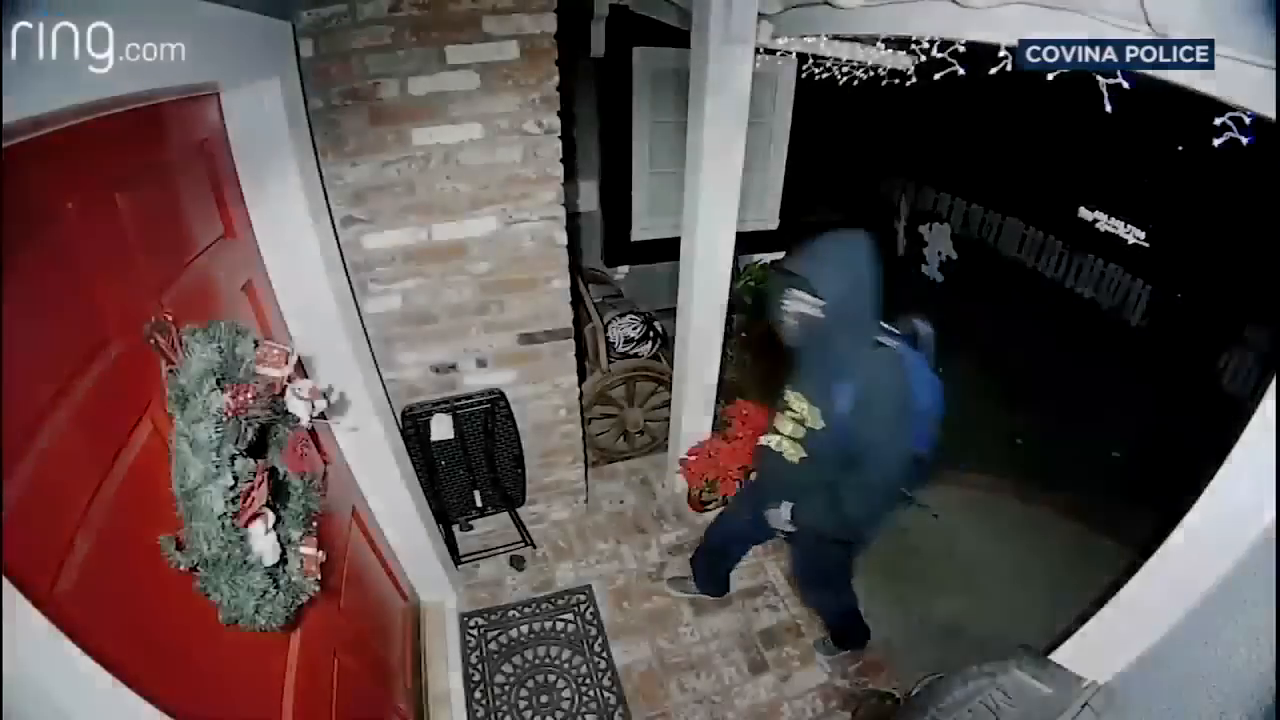
#> input picture frame 60 of video7.mp4, 1280 x 720 px
$ python detector4.py
#> lines starting #> are read from the running program, lines starting #| are printed output that depends on the picture; after the words box and inside, x2 and y2 are one past the last pixel; in counts of white or black regions, pixels touching at a corner belong together
import os

import numpy as np
import cv2
import matplotlib.pyplot as plt
import pandas as pd
# [18 lines left out: function click_event, not called in this run]
        #cv2.waitKey(1)

global draw, frame1, rect
draw = 0
vcap = cv2.VideoCapture("video7.mp4")
ret, frame1 = vcap.read()
#> frame1 is the input picture: shape (720, 1280, 3); mean B, G, R 75.4, 75.5, 87.8
rect = 0, 0, frame1.shape[1], frame1.shape[0]
#> rect = (0, 0, 1280, 720)
cv2.imshow("frame", frame1)
cv2.setMouseCallback('frame', click_event)
cv2.waitKey(0)
cv2.destroyWindow('frame')

# you can set custom kernel size if you want
kernel = np.ones((10,10),np.uint8)

# initilize background subtractor object (1)
backSub = cv2.createBackgroundSubtractorMOG2(detectShadows=True, varThreshold=50, history=2800)

# Noise filter threshold
thresh = 1500

while (1):
    ret, frame = vcap.read()
    if not ret:
        break
    forbid = frame[rect[1]:rect[3], rect[0]:rect[2]]
    # Apply background subtraction, isolating moving objects (displayed as white) (2)
    fgmask = backSub.apply(forbid)
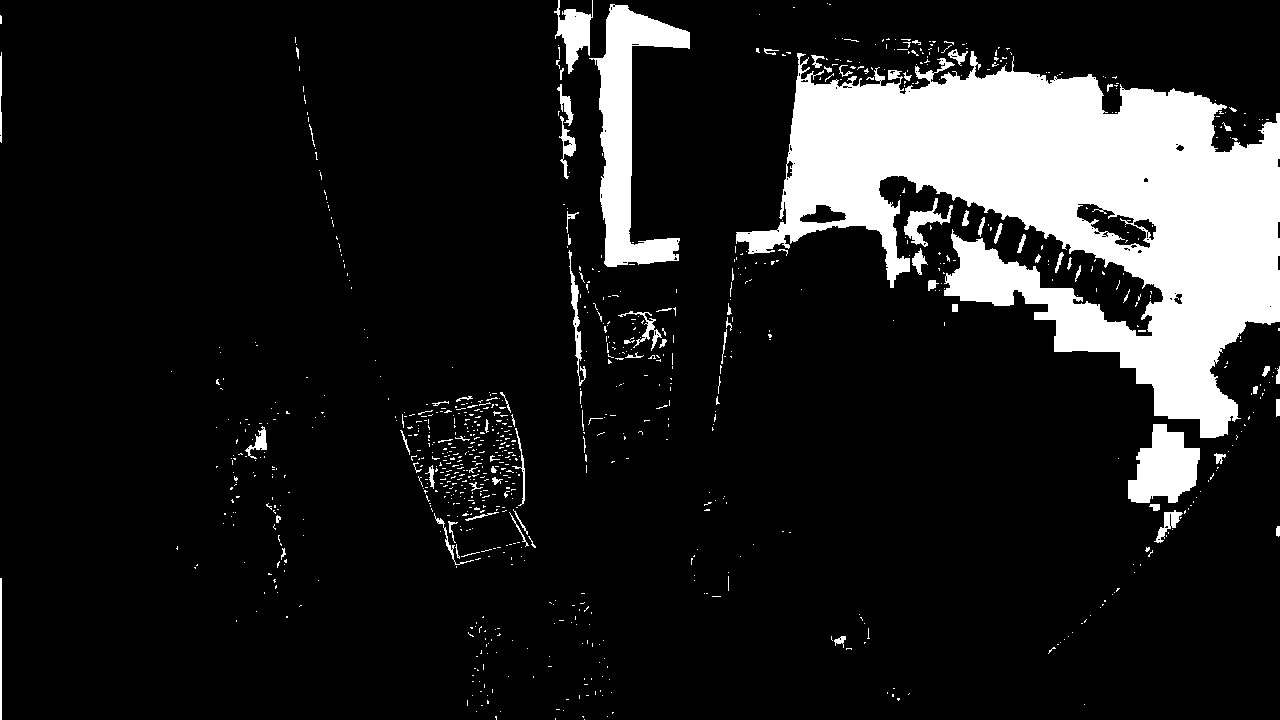
#> fgmask: shape (720, 1280); values 127 (black) and 255 (white), 13.1% white; 919 white regions (834 under 20 px), largest, box (x1, y1, x2, y2) and area: (736, 51, 1280, 438) 95845, (589, 4, 690, 267) 9887, (1128, 424, 1200, 503) 3764

    # Get rid of the shadows (3)
    ret, fgmask = cv2.threshold(fgmask, 250, 255, cv2.THRESH_BINARY)

    # Apply some morphological operations to make sure you have a good mask (4)
    fgmask = cv2.erode(fgmask, kernel, 200)
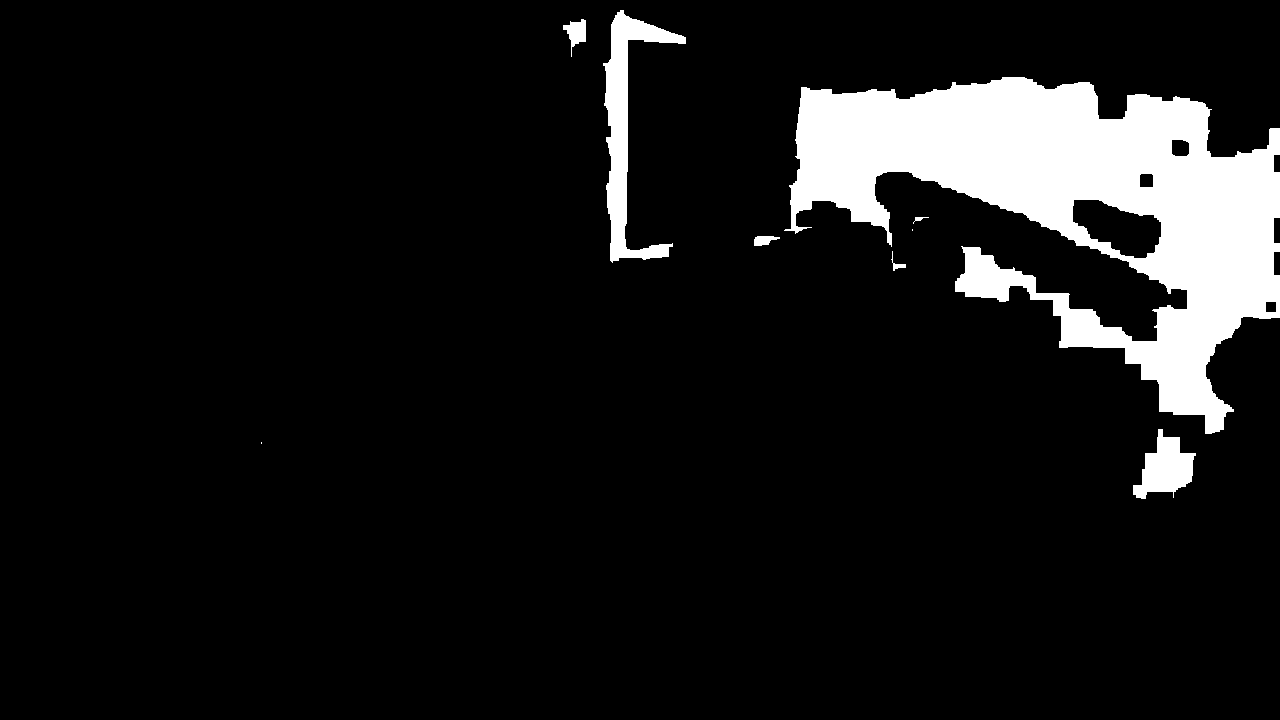
#> fgmask: shape (720, 1280); 9.3% white; 9 white regions (2 under 20 px)
    #fgmask = cv2.dilate(fgmask, kernel, iterations=4)

    # Detect contours in the frame (5)
    contours, hierarchy = cv2.findContours(fgmask, cv2.RETR_EXTERNAL, cv2.CHAIN_APPROX_SIMPLE)
#> contours = 9 contours, 3 with area under 20; largest, box (x1, y1, x2, y2) and area: (784, 77, 1280, 434) 79052, (603, 10, 686, 263) 5575, (1133, 429, 1196, 499) 2270, (563, 19, 586, 57) 366, (754, 236, 780, 246) 146, (891, 251, 906, 271) 46

    if contours:

        # Get the maximum contour
        cnt = max(contours, key=cv2.contourArea)
#> cnt = contour of 761 points, box (x1, y1, x2, y2) (784, 77, 1280, 434), area 79052

        # make sure the contour area is somewhat hihger than some threshold to make sure its a person and not some noise.
        if cv2.contourArea(cnt) > thresh:

            # Draw a bounding box around the person and label it as person detected (6)
            x, y, w, h = cv2.boundingRect(cnt)
#> x = 784; y = 77; w = 496; h = 357
            cv2.rectangle(forbid, (x, y), (x + w, y + h), (0, 0, 255), 2)
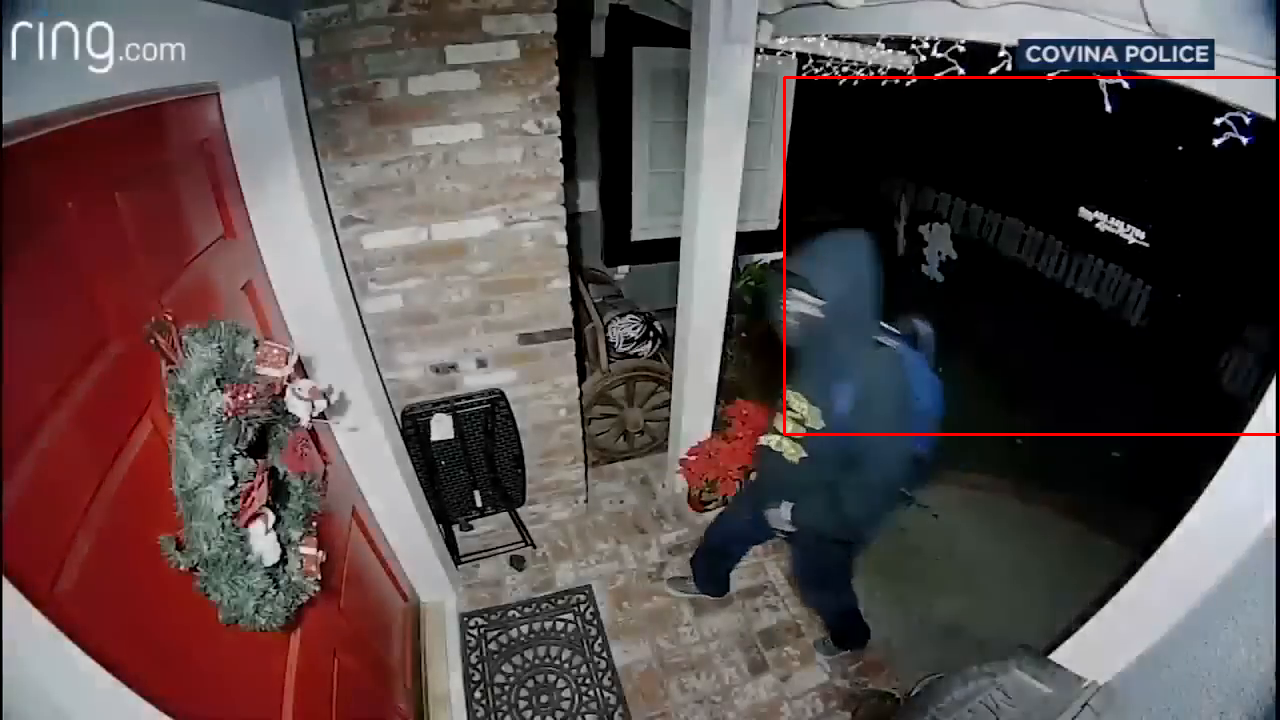
#> forbid: shape (720, 1280, 3); mean B, G, R 74.8, 74.9, 88.3
            cv2.putText(forbid, 'Person Detected', (x, y - 10), cv2.FONT_HERSHEY_SIMPLEX, 0.3, (0, 255, 0), 1,
                        cv2.LINE_AA)
#> forbid: shape (720, 1280, 3); 0.05% of pixels changed, all inside (x1, y1, x2, y2) = (784, 60, 863, 69)

    # Stack both frames and show the image
    fgmask_3 = cv2.cvtColor(fgmask, cv2.COLOR_GRAY2BGR)
#> fgmask_3: shape (720, 1280, 3); 9.3% white; 9 white regions (2 under 20 px), largest, box (x1, y1, x2, y2) and area: (784, 77, 1280, 434) 76627, (603, 10, 686, 263) 5943, (1133, 429, 1196, 499) 2397
    cv2.imshow('Res', frame)
    #cv2.imshow('Res', fgmask_3)
    #stacked = np.hstack((fgmask_3, frame))
    #cv2.imshow('Combined', cv2.resize(stacked, None, fx=0.65, fy=0.65))

    if cv2.waitKey(30) == ord('q'):
#> (key q is pressed here)
        break

vcap.release()
cv2.destroyAllWindows()

$ run again, starting later in the video
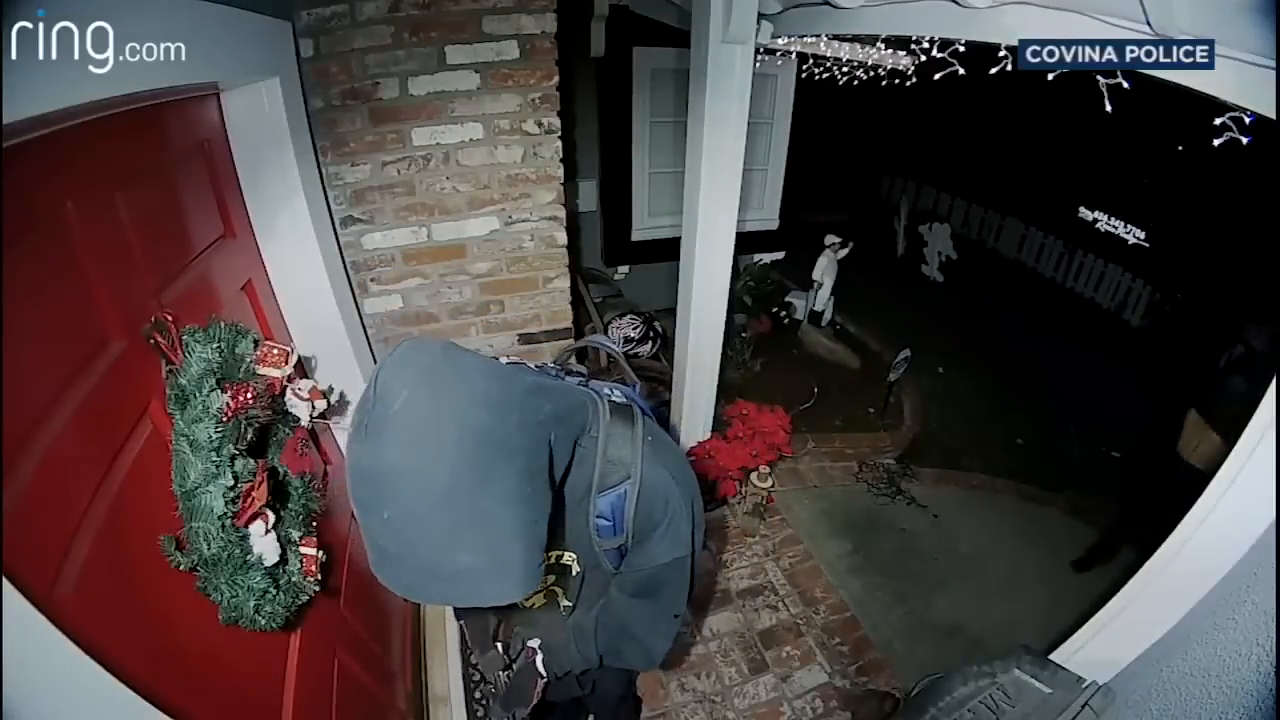
#> input picture frame 270 of video7.mp4, 1280 x 720 px
#> frame1 is the input picture: shape (720, 1280, 3); mean B, G, R 66.2, 65.4, 72.1
#> `fgmask = cv2.erode(fgmask, kernel, 200)`:
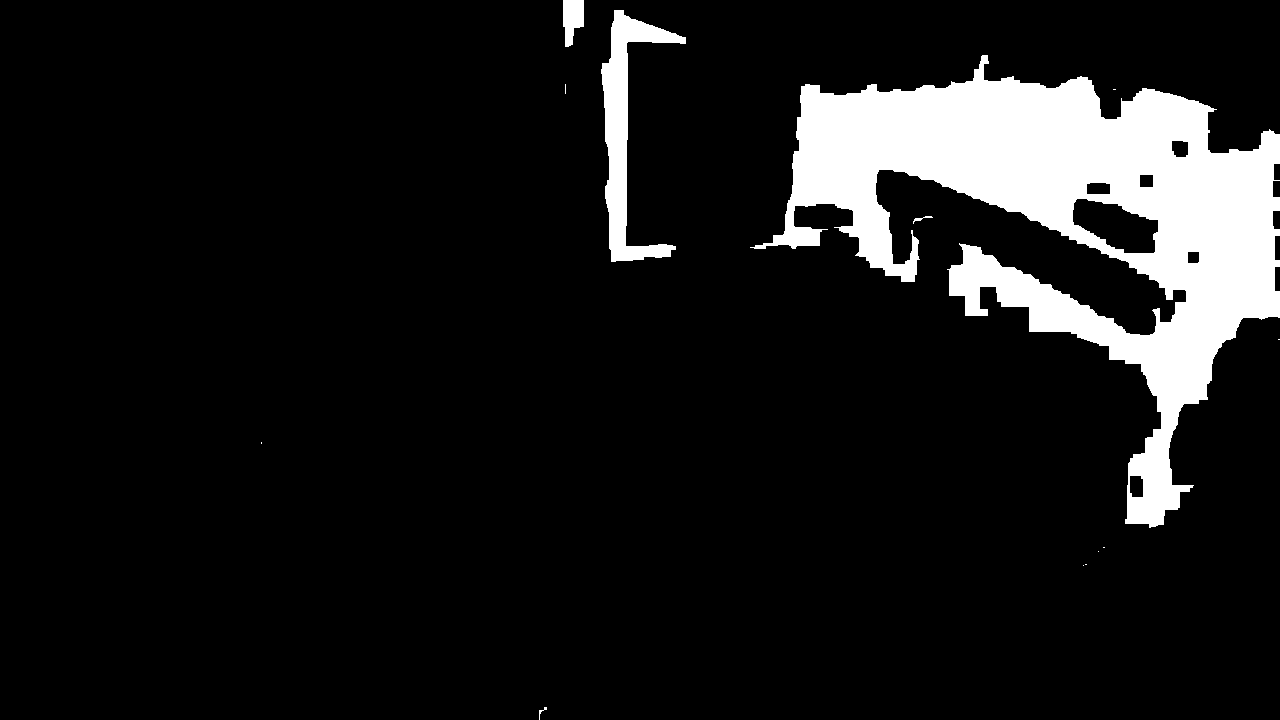
#> fgmask: shape (720, 1280); 10.2% white; 13 white regions (8 under 20 px)
#> contours = 13 contours, 9 with area under 20; largest, box (x1, y1, x2, y2) and area: (750, 55, 1280, 528) 88743, (601, 10, 686, 262) 6104, (563, 0, 584, 47) 672, (913, 216, 933, 224) 22
#> cnt = contour of 935 points, box (x1, y1, x2, y2) (750, 55, 1280, 528), area 88743
#> x = 750; y = 55; w = 530; h = 473
#> `cv2.rectangle(forbid, (x, y), (x + w, y + h), (0, 0, 255), 2)`:
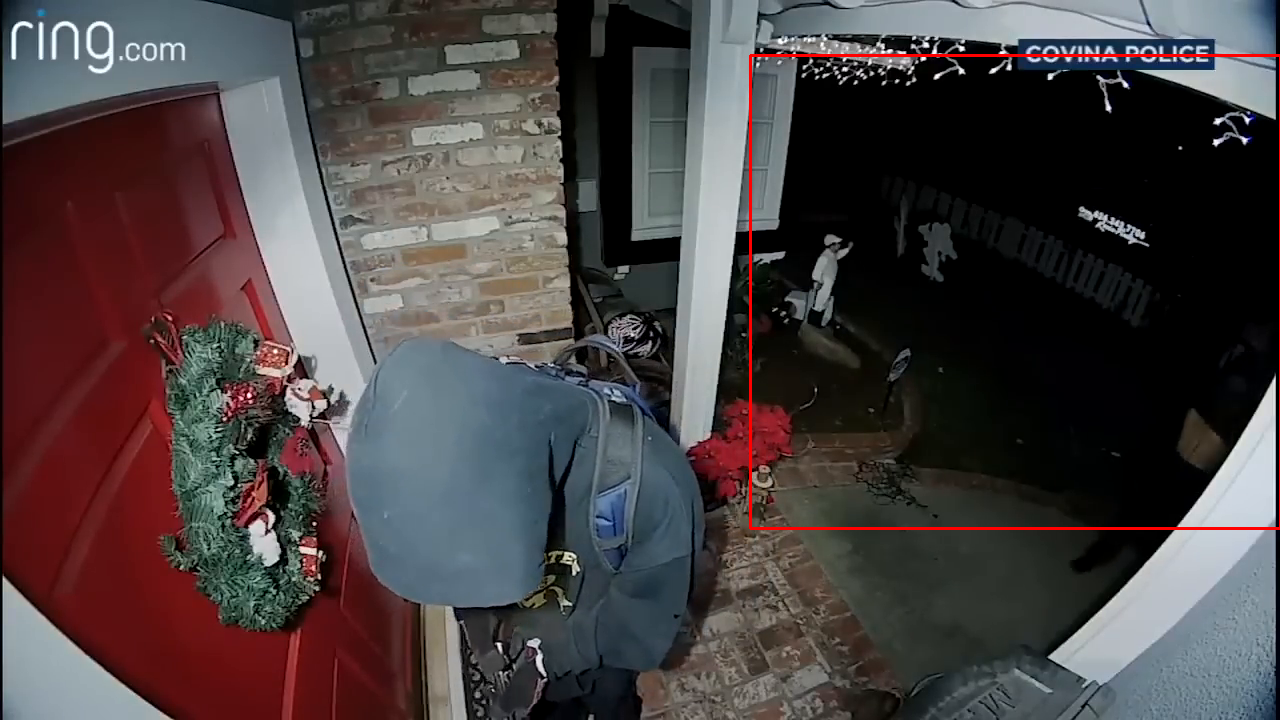
#> forbid: shape (720, 1280, 3); mean B, G, R 65.8, 65, 73.1
#> fgmask_3: shape (720, 1280, 3); 10.2% white; 13 white regions (8 under 20 px), largest, box (x1, y1, x2, y2) and area: (750, 55, 1280, 528) 86451, (601, 10, 686, 262) 6468, (563, 0, 584, 47) 736, (913, 216, 933, 224) 44, (539, 707, 547, 720) 27

$ run again, starting later in the video
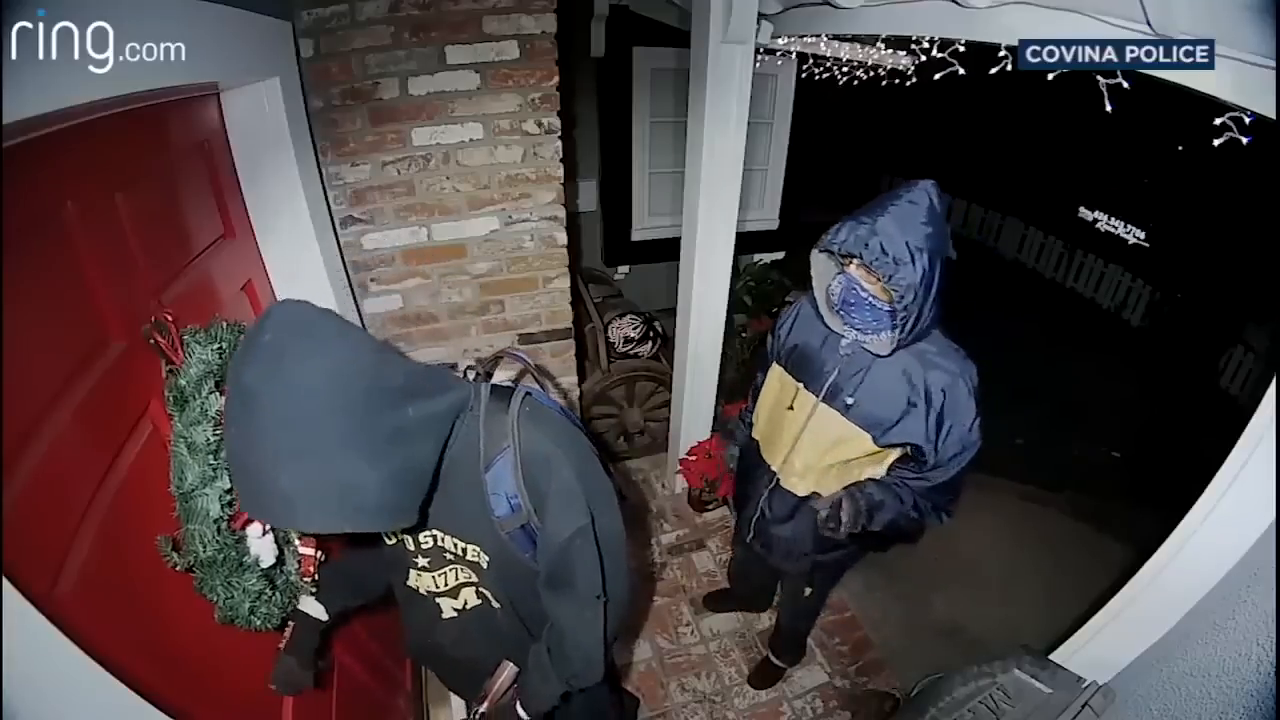
#> input picture frame 480 of video7.mp4, 1280 x 720 px
#> frame1 is the input picture: shape (720, 1280, 3); mean B, G, R 68.1, 65.7, 74.2
#> `fgmask = cv2.erode(fgmask, kernel, 200)`:
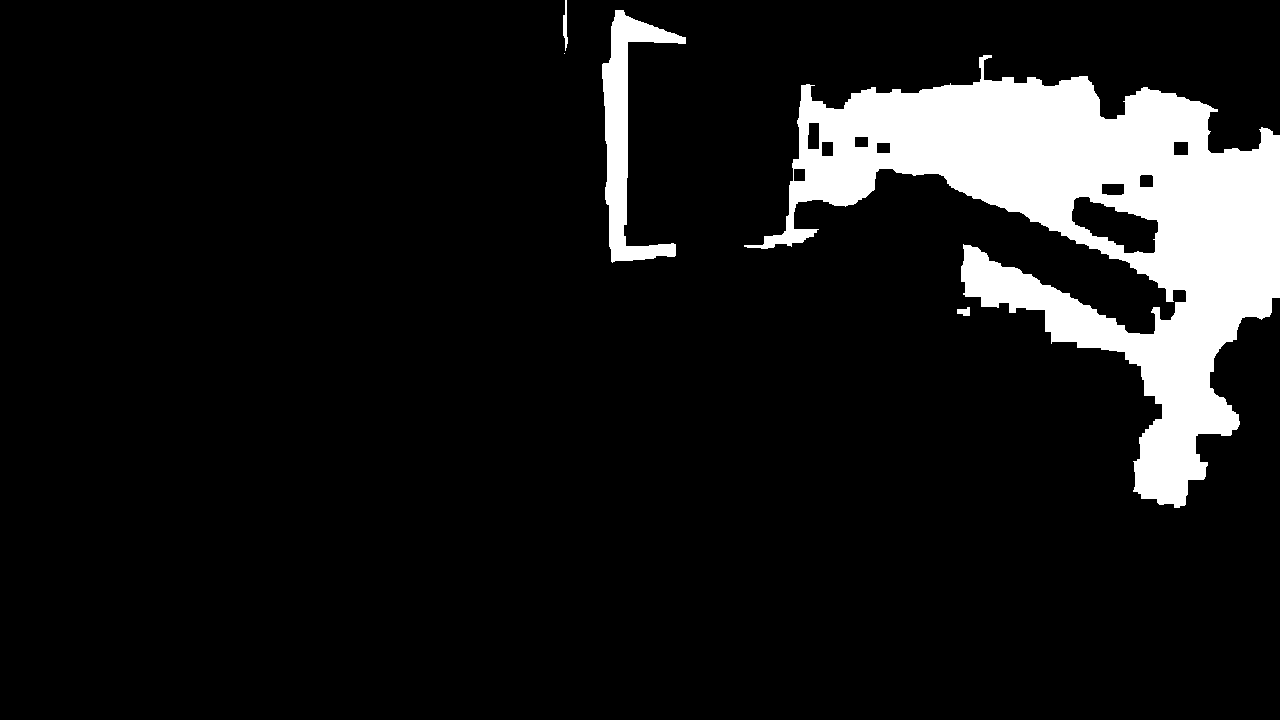
#> fgmask: shape (720, 1280); 9.9% white; 5 white regions (1 under 20 px)
#> contours = 5 contours, 1 with area under 20; largest, box (x1, y1, x2, y2) and area: (744, 55, 1280, 508) 87320, (602, 10, 686, 263) 6208, (563, 0, 568, 51) 98, (957, 307, 970, 316) 65
#> cnt = contour of 844 points, box (x1, y1, x2, y2) (744, 55, 1280, 508), area 87320
#> x = 744; y = 55; w = 536; h = 453
#> `cv2.rectangle(forbid, (x, y), (x + w, y + h), (0, 0, 255), 2)`:
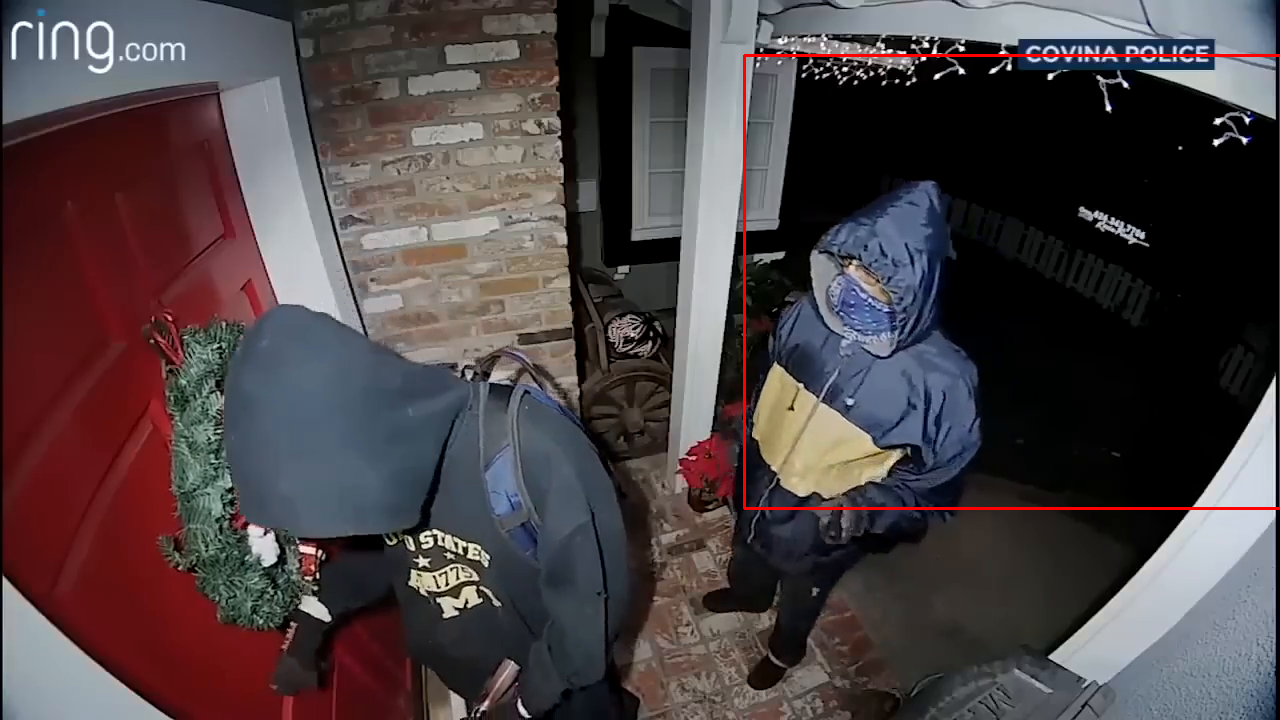
#> forbid: shape (720, 1280, 3); mean B, G, R 67.7, 65.3, 75.3
#> fgmask_3: shape (720, 1280, 3); 9.9% white; 5 white regions (1 under 20 px), largest, box (x1, y1, x2, y2) and area: (744, 55, 1280, 508) 84629, (602, 10, 686, 263) 6572, (563, 0, 568, 51) 150, (957, 307, 970, 316) 85
